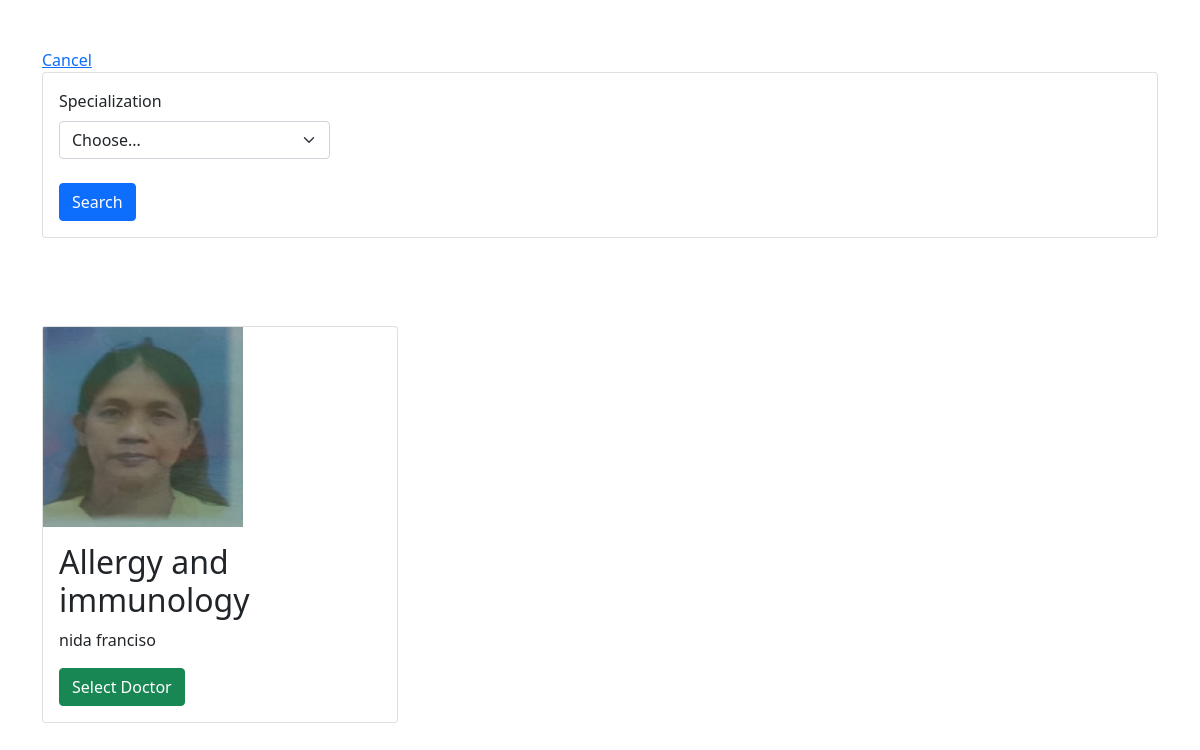
Screenshot of /users/select-doctor.php with the database file from the repository.
### tables this page shows
CREATE TABLE `doctors_details` (
  `id` int(11) NOT NULL,
  `user_id` int(50) NOT NULL,
  `specialization` varchar(30) NOT NULL,
  `prc_id` blob NOT NULL,
  `prc_number` varchar(10) NOT NULL,
  `internship` varchar(20) NOT NULL,
  `residency` varchar(20) NOT NULL,
  `hmo` varchar(20) NOT NULL,
  `doc_picture` blob NOT NULL,
  `date_time_created` datetime NOT NULL,
  `date_time_updated` datetime DEFAULT NULL,
  `remarks` varchar(30) DEFAULT NULL
);

CREATE TABLE `users` (
  `id` int(11) NOT NULL,
  `doctor_or_secretary` varchar(20) NOT NULL,
  `email` varchar(50) NOT NULL,
  `account_id` int(30) NOT NULL,
  `first_name` varchar(30) NOT NULL,
  `last_name` varchar(30) NOT NULL,
  `age` int(11) NOT NULL,
  `gender` varchar(10) NOT NULL,
  `date_of_birth` date NOT NULL,
  `mobile_number` varchar(13) NOT NULL,
  `v_code` varchar(50) NOT NULL,
  `email_status` int(11) NOT NULL,
  `date_time_created` datetime NOT NULL DEFAULT current_timestamp(),
  `date_time_updated` datetime DEFAULT current_timestamp(),
  `remarks` varchar(20) DEFAULT NULL
);

### users/select-doctor.php (the view, shortened to what this page needs)
<?php
include('../connection.php');
if(isset($_GET['page'])){
    $page = $_GET['page'];
}else{
    $page = 1;
}
$num_per_page = 05;
$start_from = ($page-1)*05;
?>
<!DOCTYPE html>
<html lang="en">
<head>
    <link href="https://cdn.jsdelivr.net/npm/bootstrap@5.0.2/dist/css/bootstrap.min.css" rel="stylesheet">
</head>
<body>
<br><br>
<div class="container">
    <a href="set-appointment.php">Cancel</a>
    <div class="card">
        <div class="card-body">
            <div class="col-md-3">
                <form action="search-specialization.php" method="POST">
                    <label for="validationCustom04" class="form-label">Specialization</label>
                    <select class="form-select" name="specialization" id="validationCustom04" required>
                    <option selected disabled value="">Choose...</option>
                    </select>
                    <br>
                    <div class="col-12">
                        <input type="submit" name="search" class="btn btn-primary" value="Search">
                    </div>
                </form>
            </div>
        </div>
    </div>
</div>
<div class="container py-5">
    <div class="row mt-4">
        <?php
            $query = "SELECT * FROM users LEFT JOIN doctors_details ON users.account_id = doctors_details.user_id
            WHERE users.doctor_or_secretary='doctor' LIMIT $start_from , $num_per_page";
            $run = mysqli_query($conn,$query);
            $check = mysqli_num_rows($run) > 0;
            if($check){
                while($row = mysqli_fetch_array($run)){
                    ?>
                    <div class="col-md-4 mt-3">
                        <div class="card">
                            <img src="<?php echo "doc_picture/" .$row ['doc_picture'] ?>" width="200px" height="200px" class="card-omg-top"  alt="doctor">
                            <div class="card-body" >
                                <form action="add-appointment.php" method="POST">
                                <h2 class="card-title"><?php echo $row ['specialization']?></h2>
                                <p class="card-text"><?php echo $row ['first_name']?> <?php echo $row ['last_name']?></p>
                                <input type="submit" class="btn btn-success" name="appointment_set" value="Select Doctor">
                                </form>
                            </div>
                        </div>
                    </div>
                    <?php
                }
            }else{
                echo "no data found";
            }
        ?>
    </div>
</div>
</body>
</html>

### rows the page displays
doctors_details: doc_picture (picture), specialization "Allergy and immunology", users.first_name "nida", users.last_name "franciso"
